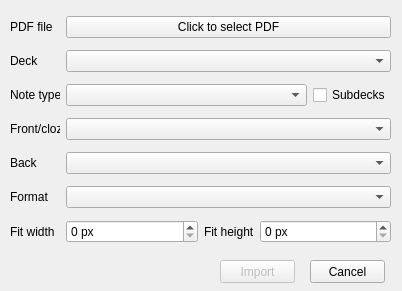
<?xml version="1.0" encoding="UTF-8"?>
<ui version="4.0">
 <class>dialog</class>
 <widget class="QDialog" name="dialog">
  <property name="geometry">
   <rect>
    <x>0</x>
    <y>0</y>
    <width>402</width>
    <height>291</height>
   </rect>
  </property>
  <property name="windowTitle">
   <string>PDF to notes</string>
  </property>
  <property name="autoFillBackground">
   <bool>true</bool>
  </property>
  <property name="styleSheet">
   <string notr="true"/>
  </property>
  <property name="modal">
   <bool>true</bool>
  </property>
  <widget class="QPushButton" name="import_btn">
   <property name="enabled">
    <bool>false</bool>
   </property>
   <property name="geometry">
    <rect>
     <x>220</x>
     <y>260</y>
     <width>75</width>
     <height>23</height>
    </rect>
   </property>
   <property name="styleSheet">
    <string notr="true">:focus {border: 1px solid #99D1FF;}</string>
   </property>
   <property name="text">
    <string>Import</string>
   </property>
   <property name="autoDefault">
    <bool>false</bool>
   </property>
  </widget>
  <widget class="QPushButton" name="cancel_btn">
   <property name="geometry">
    <rect>
     <x>310</x>
     <y>260</y>
     <width>75</width>
     <height>23</height>
    </rect>
   </property>
   <property name="styleSheet">
    <string notr="true">:focus {border: 1px solid #99D1FF;}</string>
   </property>
   <property name="text">
    <string>Cancel</string>
   </property>
   <property name="autoDefault">
    <bool>false</bool>
   </property>
  </widget>
  <widget class="QWidget" name="verticalLayoutWidget">
   <property name="geometry">
    <rect>
     <x>10</x>
     <y>10</y>
     <width>381</width>
     <height>241</height>
    </rect>
   </property>
   <layout class="QVBoxLayout" name="verticalLayout">
    <item>
     <layout class="QHBoxLayout" name="horizontalLayout">
      <item>
       <widget class="QLabel" name="file_label">
        <property name="maximumSize">
         <size>
          <width>50</width>
          <height>16777215</height>
         </size>
        </property>
        <property name="text">
         <string>PDF file</string>
        </property>
       </widget>
      </item>
      <item>
       <widget class="QPushButton" name="file">
        <property name="sizePolicy">
         <sizepolicy hsizetype="Preferred" vsizetype="Fixed">
          <horstretch>0</horstretch>
          <verstretch>0</verstretch>
         </sizepolicy>
        </property>
        <property name="layoutDirection">
         <enum>Qt::LeftToRight</enum>
        </property>
        <property name="styleSheet">
         <string notr="true"/>
        </property>
        <property name="text">
         <string>Click to select PDF</string>
        </property>
        <property name="autoDefault">
         <bool>false</bool>
        </property>
        <property name="flat">
         <bool>false</bool>
        </property>
       </widget>
      </item>
     </layout>
    </item>
    <item>
     <layout class="QHBoxLayout" name="horizontalLayout_2">
      <item>
       <widget class="QLabel" name="deck_label">
        <property name="sizePolicy">
         <sizepolicy hsizetype="Fixed" vsizetype="Preferred">
          <horstretch>0</horstretch>
          <verstretch>0</verstretch>
         </sizepolicy>
        </property>
        <property name="maximumSize">
         <size>
          <width>50</width>
          <height>16777215</height>
         </size>
        </property>
        <property name="text">
         <string>Deck</string>
        </property>
       </widget>
      </item>
      <item>
       <widget class="QComboBox" name="deck">
        <property name="sizePolicy">
         <sizepolicy hsizetype="Preferred" vsizetype="Fixed">
          <horstretch>0</horstretch>
          <verstretch>0</verstretch>
         </sizepolicy>
        </property>
        <property name="focusPolicy">
         <enum>Qt::WheelFocus</enum>
        </property>
        <property name="styleSheet">
         <string notr="true"/>
        </property>
       </widget>
      </item>
     </layout>
    </item>
    <item>
     <layout class="QHBoxLayout" name="horizontalLayout_3">
      <item>
       <widget class="QLabel" name="note_label">
        <property name="sizePolicy">
         <sizepolicy hsizetype="Fixed" vsizetype="Preferred">
          <horstretch>1</horstretch>
          <verstretch>0</verstretch>
         </sizepolicy>
        </property>
        <property name="maximumSize">
         <size>
          <width>50</width>
          <height>16777215</height>
         </size>
        </property>
        <property name="text">
         <string>Note type</string>
        </property>
       </widget>
      </item>
      <item>
       <widget class="QComboBox" name="note">
        <property name="sizePolicy">
         <sizepolicy hsizetype="Preferred" vsizetype="Fixed">
          <horstretch>1</horstretch>
          <verstretch>0</verstretch>
         </sizepolicy>
        </property>
        <property name="focusPolicy">
         <enum>Qt::WheelFocus</enum>
        </property>
        <property name="styleSheet">
         <string notr="true"/>
        </property>
       </widget>
      </item>
      <item>
       <widget class="QCheckBox" name="subdeck">
        <property name="sizePolicy">
         <sizepolicy hsizetype="Minimum" vsizetype="Fixed">
          <horstretch>0</horstretch>
          <verstretch>0</verstretch>
         </sizepolicy>
        </property>
        <property name="text">
         <string>Subdecks</string>
        </property>
       </widget>
      </item>
     </layout>
    </item>
    <item>
     <layout class="QHBoxLayout" name="horizontalLayout_4">
      <item>
       <widget class="QLabel" name="front_label">
        <property name="sizePolicy">
         <sizepolicy hsizetype="Fixed" vsizetype="Preferred">
          <horstretch>0</horstretch>
          <verstretch>0</verstretch>
         </sizepolicy>
        </property>
        <property name="maximumSize">
         <size>
          <width>50</width>
          <height>16777215</height>
         </size>
        </property>
        <property name="text">
         <string>Front/cloze</string>
        </property>
       </widget>
      </item>
      <item>
       <widget class="QComboBox" name="front">
        <property name="sizePolicy">
         <sizepolicy hsizetype="Preferred" vsizetype="Fixed">
          <horstretch>0</horstretch>
          <verstretch>0</verstretch>
         </sizepolicy>
        </property>
        <property name="focusPolicy">
         <enum>Qt::WheelFocus</enum>
        </property>
       </widget>
      </item>
     </layout>
    </item>
    <item>
     <layout class="QHBoxLayout" name="horizontalLayout_5">
      <item>
       <widget class="QLabel" name="back_label">
        <property name="sizePolicy">
         <sizepolicy hsizetype="Fixed" vsizetype="Preferred">
          <horstretch>0</horstretch>
          <verstretch>0</verstretch>
         </sizepolicy>
        </property>
        <property name="maximumSize">
         <size>
          <width>50</width>
          <height>16777215</height>
         </size>
        </property>
        <property name="text">
         <string>Back</string>
        </property>
       </widget>
      </item>
      <item>
       <widget class="QComboBox" name="back">
        <property name="sizePolicy">
         <sizepolicy hsizetype="Preferred" vsizetype="Fixed">
          <horstretch>0</horstretch>
          <verstretch>0</verstretch>
         </sizepolicy>
        </property>
        <property name="focusPolicy">
         <enum>Qt::WheelFocus</enum>
        </property>
       </widget>
      </item>
     </layout>
    </item>
    <item>
     <layout class="QHBoxLayout" name="horizontalLayout_6">
      <item>
       <widget class="QLabel" name="format_label">
        <property name="sizePolicy">
         <sizepolicy hsizetype="Fixed" vsizetype="Preferred">
          <horstretch>0</horstretch>
          <verstretch>0</verstretch>
         </sizepolicy>
        </property>
        <property name="maximumSize">
         <size>
          <width>50</width>
          <height>16777215</height>
         </size>
        </property>
        <property name="text">
         <string>Format</string>
        </property>
       </widget>
      </item>
      <item>
       <widget class="QComboBox" name="format">
        <property name="sizePolicy">
         <sizepolicy hsizetype="Preferred" vsizetype="Fixed">
          <horstretch>0</horstretch>
          <verstretch>0</verstretch>
         </sizepolicy>
        </property>
        <property name="focusPolicy">
         <enum>Qt::WheelFocus</enum>
        </property>
       </widget>
      </item>
     </layout>
    </item>
    <item>
     <layout class="QHBoxLayout" name="horizontalLayout_7">
      <item>
       <widget class="QLabel" name="label">
        <property name="sizePolicy">
         <sizepolicy hsizetype="Fixed" vsizetype="Preferred">
          <horstretch>0</horstretch>
          <verstretch>0</verstretch>
         </sizepolicy>
        </property>
        <property name="maximumSize">
         <size>
          <width>50</width>
          <height>16777215</height>
         </size>
        </property>
        <property name="text">
         <string>Fit width</string>
        </property>
       </widget>
      </item>
      <item>
       <widget class="QSpinBox" name="width">
        <property name="sizePolicy">
         <sizepolicy hsizetype="Preferred" vsizetype="Fixed">
          <horstretch>0</horstretch>
          <verstretch>0</verstretch>
         </sizepolicy>
        </property>
        <property name="suffix">
         <string> px</string>
        </property>
        <property name="maximum">
         <number>10000</number>
        </property>
       </widget>
      </item>
      <item>
       <widget class="QLabel" name="scale_lbl">
        <property name="sizePolicy">
         <sizepolicy hsizetype="Fixed" vsizetype="Preferred">
          <horstretch>0</horstretch>
          <verstretch>0</verstretch>
         </sizepolicy>
        </property>
        <property name="maximumSize">
         <size>
          <width>50</width>
          <height>16777215</height>
         </size>
        </property>
        <property name="text">
         <string>Fit height</string>
        </property>
       </widget>
      </item>
      <item>
       <widget class="QSpinBox" name="height">
        <property name="sizePolicy">
         <sizepolicy hsizetype="Preferred" vsizetype="Fixed">
          <horstretch>0</horstretch>
          <verstretch>0</verstretch>
         </sizepolicy>
        </property>
        <property name="suffix">
         <string> px</string>
        </property>
        <property name="maximum">
         <number>10000</number>
        </property>
       </widget>
      </item>
     </layout>
    </item>
   </layout>
  </widget>
 </widget>
 <tabstops>
  <tabstop>file</tabstop>
  <tabstop>deck</tabstop>
  <tabstop>note</tabstop>
  <tabstop>front</tabstop>
  <tabstop>back</tabstop>
  <tabstop>format</tabstop>
  <tabstop>width</tabstop>
  <tabstop>height</tabstop>
  <tabstop>import_btn</tabstop>
  <tabstop>cancel_btn</tabstop>
 </tabstops>
 <resources/>
 <connections>
  <connection>
   <sender>import_btn</sender>
   <signal>clicked()</signal>
   <receiver>dialog</receiver>
   <slot>accept()</slot>
   <hints>
    <hint type="sourcelabel">
     <x>257</x>
     <y>271</y>
    </hint>
    <hint type="destinationlabel">
     <x>200</x>
     <y>146</y>
    </hint>
   </hints>
  </connection>
  <connection>
   <sender>cancel_btn</sender>
   <signal>clicked()</signal>
   <receiver>dialog</receiver>
   <slot>reject()</slot>
   <hints>
    <hint type="sourcelabel">
     <x>347</x>
     <y>271</y>
    </hint>
    <hint type="destinationlabel">
     <x>200</x>
     <y>146</y>
    </hint>
   </hints>
  </connection>
 </connections>
</ui>
